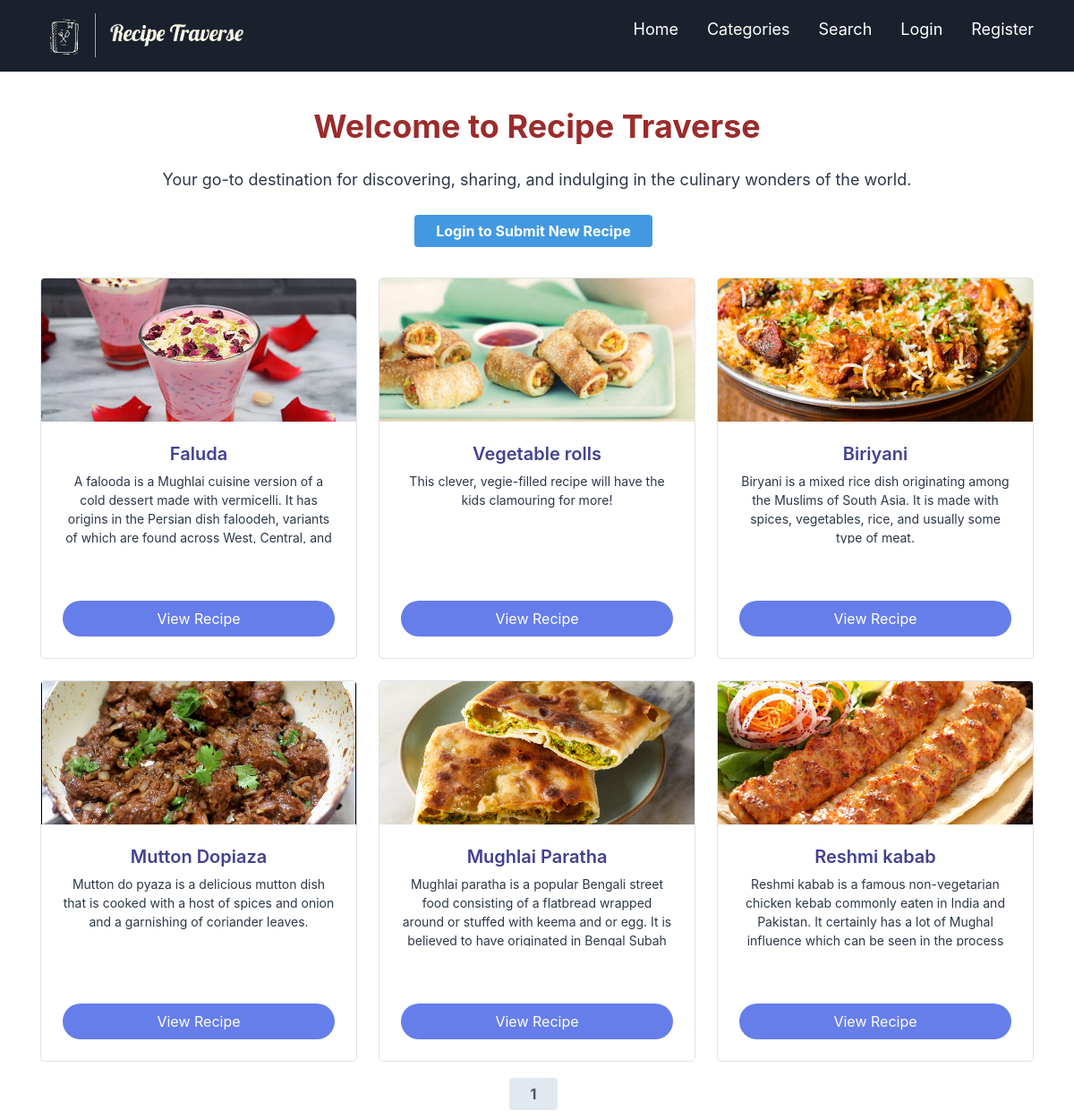
The page / on the database its author committed.
### recipes/models.py (models this page shows, shortened)
class Recipe(models.Model):
    title = models.CharField(max_length=200)
    description = models.CharField(max_length=400)
    ingredients = models.TextField()
    instructions = models.TextField()
    image = models.ImageField(upload_to='recipe_images/')
    category = models.ForeignKey(Category, on_delete=models.CASCADE)
    author = models.ForeignKey(User, on_delete=models.CASCADE)
    created_at = models.DateTimeField(auto_now_add=True)

### recipe_traverse/views.py (the view)
# urls.py: 2. Add a URL to urlpatterns:  path('', views.home, name='home')
def home(request):
    recipes = Recipe.objects.all()
    paginator = Paginator(recipes, 6)
    page = request.GET.get('page')
    recipes = paginator.get_page(page)
    return render(request, 'index.html', {'recipes' : recipes})

### templates/index.html (shortened to what this page needs)
{% extends 'base.html' %}
{% load static %}
{% block body %}
<div class="container mx-auto text-center mt-10">
    <h1 class="text-4xl font-bold text-red-800 mb-4">Welcome to Recipe Traverse</h1>
    <p class="text-gray-800 text-lg mb-8">Your go-to destination for discovering, sharing, and indulging in the culinary wonders of the world.</p>
    <div class="mt-4">
      <ul class="flex justify-center">
        {% if user.is_authenticated %}
          <li class="mr-2">
            <a href="{% url 'submit_recipe' %}" class="bg-green-500 hover:bg-green-700 text-white font-bold py-2 px-4 rounded">Submit New Recipe</a>
          </li>
        {% else %}
          <li class="mr-2">
            <a href="{% url 'login' %}" class="bg-blue-500 hover:bg-blue-700 text-white font-bold py-2 px-4 rounded">Login to Submit New Recipe</a>
          </li>
        {% endif %}
    </div>
    <br>
    <div class="recipe-list grid grid-cols-1 md:grid-cols-2 lg:grid-cols-3 gap-6">
        {% for recipe in recipes %}
        <div class="recipe-card border rounded-lg overflow-hidden hover:shadow-lg transition duration-300 ease-in-out transform hover:scale-105">
            <img src="{{ recipe.image.url }}" alt="{{ recipe.title }}" class="w-full h-40 object-cover">
            <div class="bg-gray-50 p-4">
              <h2 class="text-xl font-semibold text-indigo-800 mb-2">{{ recipe.title }}</h2>
              <p class="h-20 overflow-hidden text-gray-800 text-sm">{{ recipe.description }}</p>
              <br>
              <a href="{% url 'recipe_detail' recipe.id %}" class="mt-4 block bg-indigo-500 text-white py-2 px-4 rounded-full text-center hover:bg-indigo-600">View Recipe</a>
          </div>
        </div>
        {% endfor %}
    </div>
</div>
<div class="mt-4">
    <ul class="flex justify-center">
      <li class="mr-2">
        <span class="bg-gray-300 text-gray-700 font-bold py-2 px-4 rounded">{{ recipes.number }}</span>
      </li>
    </ul>
</div>
{% endblock %}

### templates/base.html (shortened to what this page needs)
<!DOCTYPE html>
{% load static %}
<html lang="en">
<head>
    <link href="https://unpkg.com/tailwindcss@^1.0/dist/tailwind.min.css" rel="stylesheet">
    <link rel="stylesheet" href="{% static 'style.css' %}">
</head>
<body class="bg-gray-50">
    <header class="header-area">
            <div class="bg-gray-900 py-2">
                <div class="container mx-auto flex items-center justify-between">
                    <a href="{% url 'home' %}">
                        <img src="{% static 'img/core-img/logo_2.png' %}" alt="Recipe Traverse Logo" class="w-60 h-16">
                    </a>
                    <nav class="hidden md:flex space-x-8">
                        <ul>
                            <li class="{% if request.path == '/' %}active{% endif %}">
                                <a class="text-white hover:text-indigo-500 text-lg" href="{% url 'home' %}">Home</a>
                            </li>
                        </ul>
                        <ul>
                            <li class="{% if request.path == '/' %}active{% endif %}">
                                <a class="text-white hover:text-indigo-500 text-lg" href="{% url 'categories' %}">Categories</a>
                            </li>
                        </ul>
                        <ul>
                            <li class="{% if request.path == '/' %}active{% endif %}">
                                <a class="text-white hover:text-indigo-500 text-lg" href="{% url 'search' %}">Search</a>
                            </li>
                        </ul>
                        {% if user.is_authenticated %}
                        <ul>
                            <li class="{% if request.path == '/' %}active{% endif %}">
                                <a class="text-white hover:text-indigo-500 text-lg" href="{% url 'profile' %}">Profile</a>
                            </li>
                        </ul>
                        <ul>
                            <li class="{% if request.path == '/' %}active{% endif %}">
                                <a class="text-white hover:text-red-600 text-lg" href="{% url 'logout' %}">Logout</a>
                            </li>
                        </ul>
                        {% else %}
                        <ul>
                            <li class="{% if request.path == '/' %}active{% endif %}">
                                <a class="text-white hover:text-indigo-500 text-lg" href="{% url 'login' %}">Login</a>
                            </li>
                        </ul>
                        <ul>
                            <li class="{% if request.path == '/' %}active{% endif %}">
                                <a class="text-white hover:text-indigo-500 text-lg" href="{% url 'register' %}">Register</a>
                            </li>
                        </ul>
                        {% endif %}
                    </nav>
                </div>
            </div>
    </header>
    {% block body %}
    {% endblock %}
</body>
</html>

### rows shown on the page
Recipe: image (picture), title "Faluda", description "A falooda is a Mughlai cuisine version of a cold dessert made with vermicelli. It has origins in the Persian dish faloodeh, variants of which are found across West, Central, and…"
Recipe: image (picture), title "Vegetable rolls", description "This clever, vegie-filled recipe will have the kids clamouring for more!"
Recipe: image (picture), title "Biriyani", description "Biryani is a mixed rice dish originating among the Muslims of South Asia. It is made with spices, vegetables, rice, and usually some type of meat."
Recipe: image (picture), title "Mutton Dopiaza", description "Mutton do pyaza is a delicious mutton dish that is cooked with a host of spices and onion and a garnishing of coriander leaves."
Recipe: image (picture), title "Mughlai Paratha", description "Mughlai paratha is a popular Bengali street food consisting of a flatbread wrapped around or stuffed with keema and or egg. It is believed to have originated in Bengal Subah…"
Recipe: image (picture), title "Reshmi kabab", description "Reshmi kabab is a famous non-vegetarian chicken kebab commonly eaten in India and Pakistan. It certainly has a lot of Mughal influence which can be seen in the process…"

### other values the page prints
{{ recipes.number }} "1"
